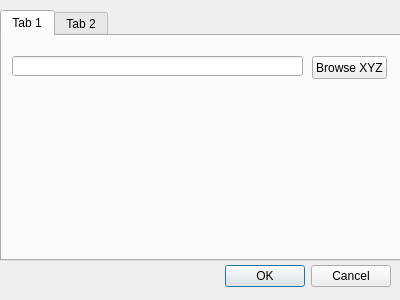
<?xml version="1.0" encoding="UTF-8"?>
<ui version="4.0">
 <class>Dialog</class>
 <widget class="QDialog" name="Dialog">
  <property name="geometry">
   <rect>
    <x>0</x>
    <y>0</y>
    <width>400</width>
    <height>300</height>
   </rect>
  </property>
  <property name="windowTitle">
   <string>Dialog</string>
  </property>
  <widget class="QDialogButtonBox" name="buttonBox">
   <property name="geometry">
    <rect>
     <x>50</x>
     <y>260</y>
     <width>341</width>
     <height>32</height>
    </rect>
   </property>
   <property name="orientation">
    <enum>Qt::Horizontal</enum>
   </property>
   <property name="standardButtons">
    <set>QDialogButtonBox::Cancel|QDialogButtonBox::Ok</set>
   </property>
  </widget>
  <widget class="QTabWidget" name="tabWidget">
   <property name="geometry">
    <rect>
     <x>0</x>
     <y>10</y>
     <width>401</width>
     <height>251</height>
    </rect>
   </property>
   <property name="currentIndex">
    <number>0</number>
   </property>
   <widget class="QWidget" name="tab_3">
    <attribute name="title">
     <string>Tab 1</string>
    </attribute>
    <widget class="QPushButton" name="pushButton">
     <property name="geometry">
      <rect>
       <x>310</x>
       <y>20</y>
       <width>75</width>
       <height>23</height>
      </rect>
     </property>
     <property name="text">
      <string>Browse XYZ</string>
     </property>
    </widget>
    <widget class="QLineEdit" name="lineEdit">
     <property name="geometry">
      <rect>
       <x>10</x>
       <y>20</y>
       <width>291</width>
       <height>20</height>
      </rect>
     </property>
    </widget>
    <zorder>lineEdit</zorder>
    <zorder>pushButton</zorder>
    <zorder>lineEdit</zorder>
   </widget>
   <widget class="QWidget" name="tab_4">
    <attribute name="title">
     <string>Tab 2</string>
    </attribute>
   </widget>
  </widget>
 </widget>
 <resources/>
 <connections>
  <connection>
   <sender>buttonBox</sender>
   <signal>accepted()</signal>
   <receiver>Dialog</receiver>
   <slot>accept()</slot>
   <hints>
    <hint type="sourcelabel">
     <x>248</x>
     <y>254</y>
    </hint>
    <hint type="destinationlabel">
     <x>157</x>
     <y>274</y>
    </hint>
   </hints>
  </connection>
  <connection>
   <sender>buttonBox</sender>
   <signal>rejected()</signal>
   <receiver>Dialog</receiver>
   <slot>reject()</slot>
   <hints>
    <hint type="sourcelabel">
     <x>316</x>
     <y>260</y>
    </hint>
    <hint type="destinationlabel">
     <x>286</x>
     <y>274</y>
    </hint>
   </hints>
  </connection>
 </connections>
</ui>
